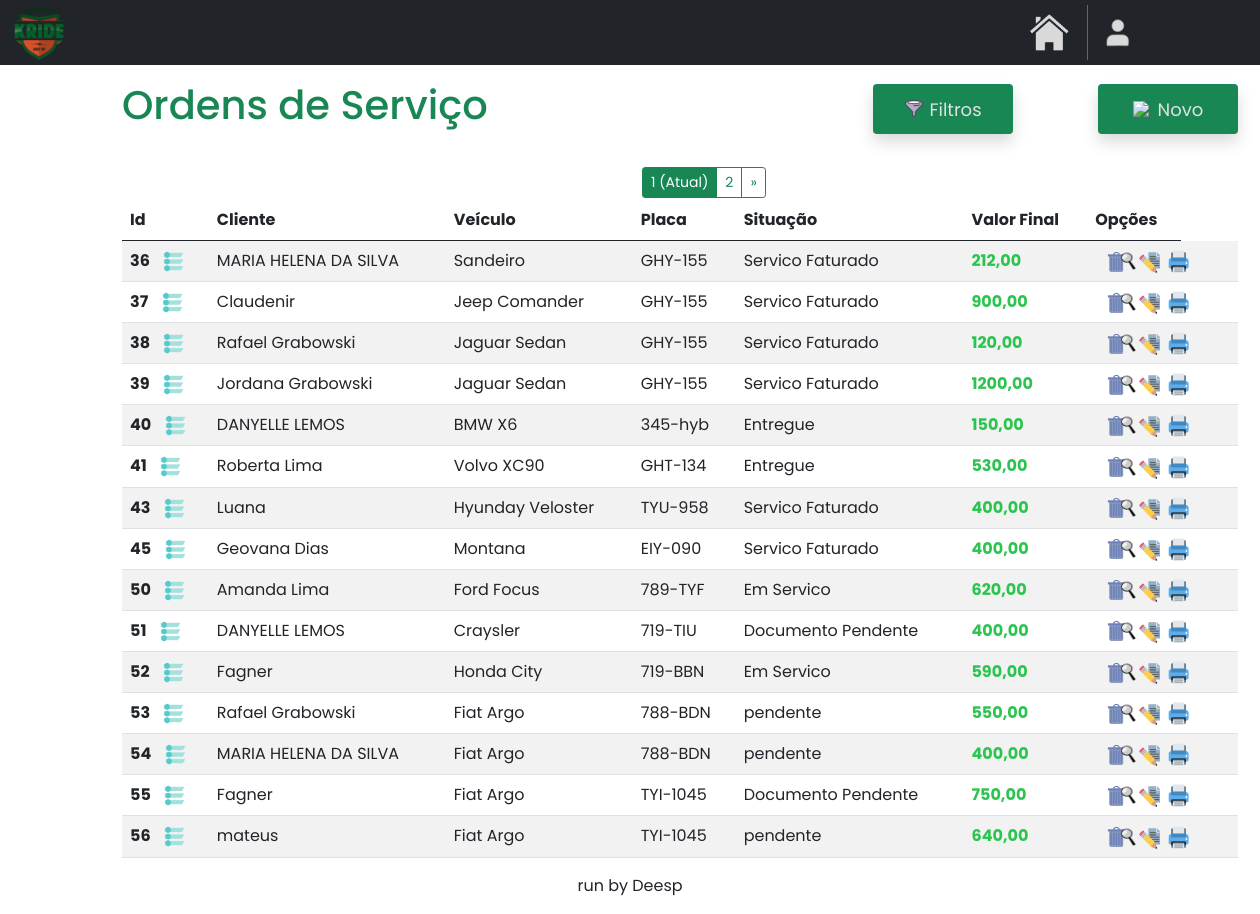
/home/ordem_servico, run on an earlier commit of the app's database.
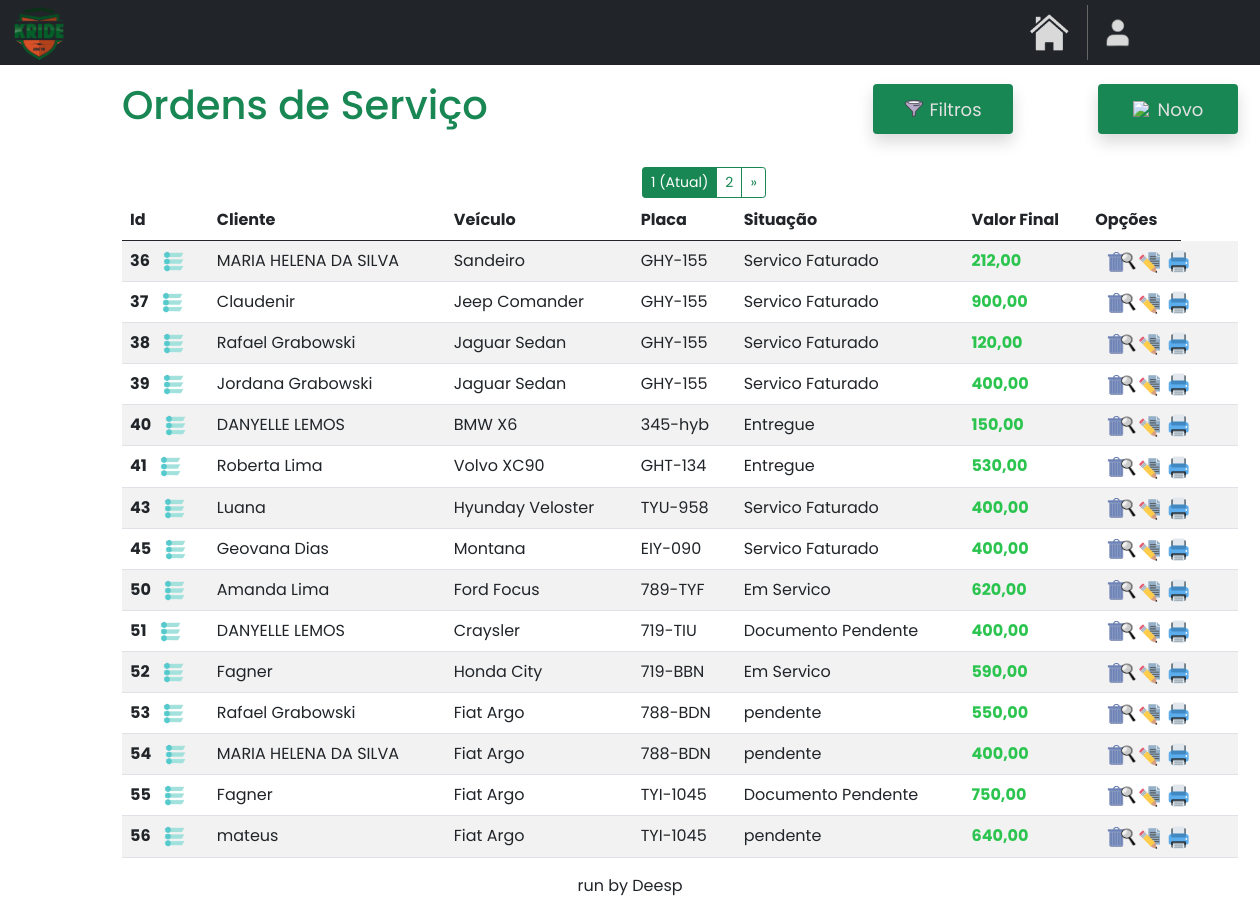
And on a later commit of the database.
### OS/models.py (models this page shows)
class OrdemServico(models.Model):
    renavam = models.CharField(max_length=50)
    placa = models.CharField(max_length=15)
    cliente_id = models.ForeignKey(Cliente, on_delete=models.CASCADE)
    nome_cliente = models.CharField(max_length=40)
    chassi = models.CharField(max_length=30, default='')
    cor = models.CharField(max_length=14, default='')
    combustivel = models.CharField(max_length=15, default='')
    modelo = models.CharField(max_length=25, default='')
    valor_veiculo = models.CharField(max_length=15, default='')
    ano_modelo = models.CharField(max_length=10, default='')
    pendencias = models.CharField(max_length=30, default='')
    data_entrega = models.DateField(null=True, blank=True)
    data_aq = models.DateField(null=True, blank=True)
    data_servico = models.DateField(default=datetime.date.today)
    desconto = models.CharField(max_length=10, default='')
    valor_f = models.CharField(max_length=10, default='')
    observacoes = models.TextField(blank=True, null=True)
    status = models.CharField(max_length=20, default='')
    cpf_vendedor = models.CharField(max_length=20, default='')
    concessionaria = models.CharField(max_length=30, default='')
    tipo_veiculo = models.CharField(max_length=15, default='')

### OS/views.py (the view)
# urls.py: path('ordem_servico', osviews.ordem_servico, name='ordem_servico'),
def ordem_servico(request):
    return paginacao(request)

### OS/views.py (called while the page is built)
def paginacao(request):
    ordens_servicos = OrdemServico.objects.all().values('id', 'nome_cliente', 'modelo', 'placa', 'status', 'valor_f')
    ordens_servicos_paginados = Paginator(ordens_servicos, 15)
    page_num = request.GET.get('page')
    ordens_servicos = ordens_servicos_paginados.get_page(page_num)
    return render(request, 'os.html', {'ordens_servicos': ordens_servicos})

### OS/templates/os.html (shortened to what the changed rows need)
{% extends "base.html" %}
{% load static %}
{% block content %}
<!DOCTYPE html>
<html lang="en">
<head>
    <link href="https://cdn.jsdelivr.net/npm/bootstrap@5.0.2/dist/css/bootstrap.min.css" rel="stylesheet">
</head>
<body>
    <div class="container mt-3 custom-container">
        <div class="d-flex justify-content-start align-items-center">
            <h1 class="me-auto text-success">Ordens de Serviço</h1>
        </div>
        <table class="table table-striped mt-3">
            <thead>
                <tr>
                    <th scope="col">Id</th>
                    <th scope="col">Cliente</th>
                    <th scope="col">Veículo</th>
                    <th scope="col">Placa</th>
                    <th scope="col">Situação</th>
                    <th scope="col">Valor Final</th>
                    <th scope="col">Opções</th>
                </tr>
            </thead>
            <tbody  id="tbodyOrdens">
                {% for ordem_servico in ordens_servicos %}
                    <tr>
                        <th>
                            {{ordem_servico.id}}
                            <a href="#" class="openOptions">
                                <img src="{% static 'images/status.png' %}" style="width: 23px; height: 21px; margin-left: 9px;" alt="status" title="ALTERAR STATUS">
                            </a>
                        </th>
                        <td>{{ordem_servico.nome_cliente}}</td>
                        <td>{{ordem_servico.modelo}}</td>
                        <td>{{ordem_servico.placa}}</td>
                        <td>{{ordem_servico.status}}</td>
                        <td style="color: #2ac44e; font-weight: bold;">{{ordem_servico.valor_f}}</td>
                        <td>
                            <a href="#" class="delete-button" data-toggle="modal" data-target="#confirmDeleteModal" data-url="{% url 'excluir_os' ordem_servico.id %}" title="EXCLUIR" style="height: 20px; margin-left: 10px;">
                            </a>
                        </td>
                        <td>
                            <a href="{% url 'consultar_os' ordem_servico.id %}"  title="CONSULTAR" style="height: 20px; margin-left: -71px;">
                                <img src="{% static 'images/consultar.png' %}" style="width: 22px; height: 23px;">
                            </a>
                        </td>
                        <td>
                            <a href="{% url 'editar_os' ordem_servico.id %}"  title="EDITAR" style="height: 20px; margin-left: -70px;">
                                <img src="{% static 'images/editaros.png' %}" style="width: 22px; height: 23px;">
                            </a>
                        </td>
                        <td>
                            <a href="{% url 'imprimir_os' ordem_servico.id %}"  title="IMPRIMIR" style="height: 20px; margin-left: -60px;">
                                <img src="{% static 'images/imprimiros.png' %}" style="width: 22px; height: 23px;">
                            </a>
                        </td>
                    </tr>
                {% endfor %}
            </tbody>
        </table>
    </div>
</body>
</html>
{% endblock %}

What changed in the data, as far as the page shows it:
changed OrdemServico "Jordana Grabowski": valor_f "1200,00" → "400,00"
